Frame 1 (no input): blank canvas, image omitted
Frame 60 (no input): blank canvas, image omitted
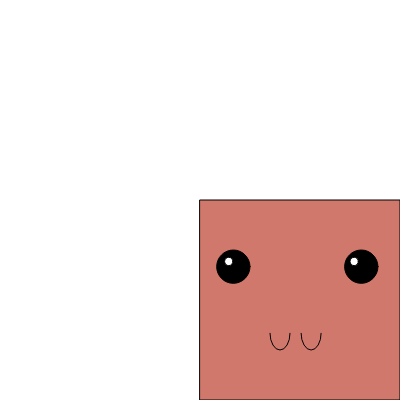
Frame 120 (the mouse pressed at the canvas centre since frame 60)

The p5.js sketch whose frames 1 and 60 were blank and that drew this single picture after the mouse press (run headless with seeded random() and noise() and a simulated clock; from frame 60 on, the mouse is pressed at the canvas centre):

// p5.js sketch
// ── sketch.js
function setup() {
    createCanvas(400, 400);
  }
  
  function draw() {
    background("white");
    let x = mouseX
    let y = mouseY
    if (mouseIsPressed){
    let r = random(200,255);
    let g = random(100,150);
    let b = random(100,230);
    fill(r,g,b);}
    rect(x,y,x,y);
    
    let eyeSize = x/6;
    let eyeY = y+y/3;
    let leftEyeX =x+x/1.24;
    let rightEyeX=x+x/6;
    
    let highlightSize = eyeSize/4;
    let highlightY = eyeY/1.02;
    let lefthighlightX = leftEyeX/1.02;
    let righthighlightX = rightEyeX/1.02;
    
    let mouthSize = x/6;
    let mouthY = y+y/1.5
    let leftmouthX = x+x/2.5
    let rightmouthX = x+x/1.8
    
  
    push()
    fill(0);
    ellipse(leftEyeX,eyeY,eyeSize,eyeSize)
    ellipse(rightEyeX,eyeY,eyeSize,eyeSize)
    pop()
    
    push()
    fill("white")
  ellipse(lefthighlightX,highlightY,highlightSize,highlightSize)
    ellipse(righthighlightX,highlightY,highlightSize,highlightSize)
    pop()
    
    push()
    noFill()
    arc(leftmouthX, mouthY, 20, mouthSize, 0,PI );
    arc(rightmouthX,mouthY,20,mouthSize,0,PI,OPEN);
    pop()
    
   
    
    
    
    
  }
